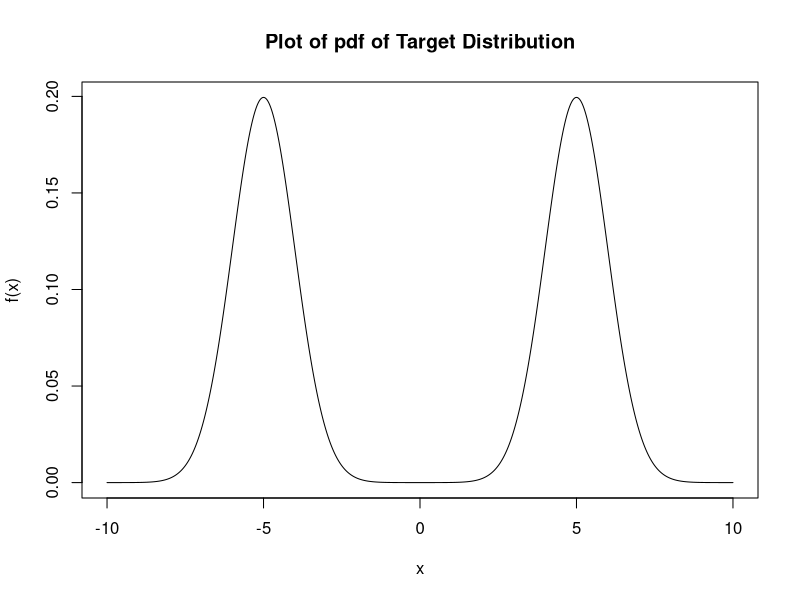
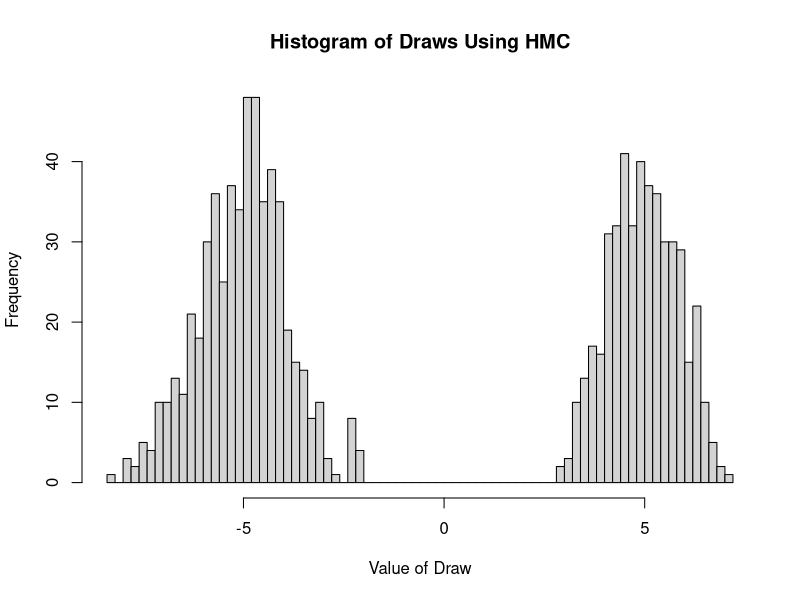
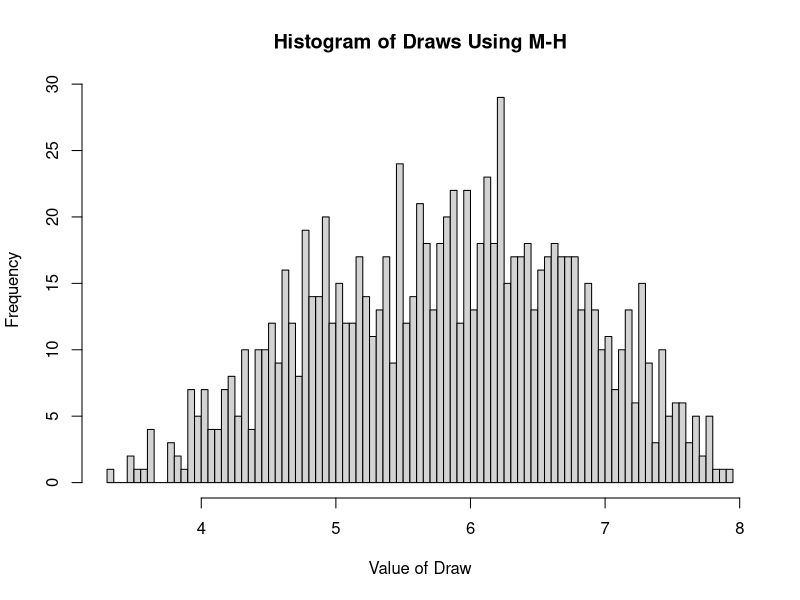

Generate these figures, in order, with R:
## ---- chunk 1
# partialU returns the value of the partial derivative of the potential energy
# function of the given normal mixture model evaluated at a point

# Parameters:
# x := the point where the partial derivative will be evaluated
# p1 := weight of first normal component
# mu1 := mean of the first normal component f1
# sigma1 := standard deviation of the first normal component
# p2 := weight of second normal component
# mu2 := mean of the second normal component f2
# sigma2 := standard deviation of the second normal component

partialU <- function(x,p1, mu1, sigma1, p2, mu2, sigma2) {
  # calculate the factors of the partial derivative
  T1 = 1/((p1/sigma1)*exp(-1*((x-mu1)^2/(2*sigma1^2))) + 
          (p2/sigma2)*exp(-1*((x-mu2)^2/(2*sigma2^2))))
  T2 = ((2*p1*(x-mu1))/(2*sigma1^3))*exp(-1*((x-mu1)^2/(2*sigma1^2))) + 
          ((2*p2*(x-mu2))/(2*sigma2^3))*exp(-1*((x-mu2)^2/(2*sigma2^2)))
  # return their product
  return(T1*T2)
}

# returns the density of the normal mixture at x
targetDensity <- function(x, p1, mu1, sigma1, p2, mu2, sigma2) {
  return(p1*(dnorm(x,mu1,sigma1)) + p2*(dnorm(x,mu2,sigma2)))
}

# returns the potential energy
potential <- function(x, p1, mu1, sigma1, p2, mu2, sigma2) {
  density = targetDensity(x,p1,mu1,sigma1,p2,mu2,sigma2)
  return(-1*log(density))
}

# returns the kinetic energy
kinetic <- function(y, mu, sigma) {
  return(-1*log(dnorm(y,mu,sigma)))
}

## ---- chunk 2
# binaryMix returns a vector of draws from an arbitrary normal mixture model
# with two normal pdf components using the HMC Algorithm, using a normal
# distribution for the pdf of the momentum

# Parameters:
# n := the number of draws
# p1 := weight of first normal component
# mu1 := mean of the first normal component f1
# sigma1 := standard deviation of the first normal component
# p2 := weight of second normal component
# mu2 := mean of the second normal component f2
# sigma2 := standard deviation of the second normal component
# mean := the mean of the momentum (normal)
# sd := the standard deviation of the momentum (normal)
# x0 := the initial position of the chain
# t := size of the time step
# epsilon := discretization parameter for trajectory calculation

binaryMix <- function(n, p1, mu1, sigma1, p2, mu2, sigma2, mean,
                      sd, x0, t, epsilon) {
  draws <- c() # vector of draws
  draws[1] = x0 # initialize the draws
  # generate draws using auxiliary momentum parameters
  for(i in 1:n) {
    x = draws[i]
    # draw a momentum parameter from the candidate distribution
    y = rnorm(1,mean,sd)
    # calculate the time evolution of (x,y) using the
    # leapfrog integrator
    xStar = x
    yStar = y
    for(j in 1:(t %/% epsilon)) {
      # calculate the partial derivative at xStar
      yStar = yStar - (epsilon/2)*partialU(xStar,p1,mu1,sigma1,p2,mu2,sigma2)
      xStar = xStar + epsilon*yStar
      yStar = yStar - (epsilon/2)*partialU(xStar,p1,mu1,sigma1,p2,mu2,sigma2)
    }
    # negate the momentum
    yStar = -1*yStar
    # calculate the acceptance ratio
    acc = exp(potential(x,p1,mu1,sigma1,p2,mu2,sigma2) -
      potential(xStar,p1,mu1,sigma1,p2,mu2,sigma2) +
      kinetic(y,mean,sd) - kinetic(yStar,mean,sd))
    r = min(1,acc)
    # run the acceptance step
    if(runif(1,0,1) < r) {
      draws[i+1] = xStar
    }
    else {
      draws[i+1] = x
    }
  }
  # return the vector of draws
  return(draws)
}
## ---- chunk 3
# randomWalk returns a vector of draws from the target distribution f(x)
# generated using a naive local random walk Metropolis-Hastings Algorithm

# Parameters:
# n, p1, mu1, sigma1, p2, mu2, sigma2, x0 are all the same parameters
# as in binaryMix
# delta := width of the local random walk neighborhood

randomWalk <- function(n, p1, mu1, sigma1, p2, mu2, sigma2, x0, delta) {
  draws <- c() # vector of draws
  draws[1] = x0 # initialize draws
  x = x0
  # generate remaining draws with uniform random walk M-H Algorithm
  for(i in 1:n) {
    # generate from candidate distribution
    low = x - delta
    high = x + delta
    y = runif(1,low,high)
    # calculate M-H ratio
    cand = targetDensity(y,p1,mu1,sigma1,p2,mu2,sigma2) / 
      targetDensity(x,p1,mu1,sigma1,p2,mu2,sigma2)
    r = min(cand,1)
    # accept y with probability r, accept x with probability 1-r
    if(runif(1,0,1) < r) {
      draws <- c(draws,y)
    }
    else {
      draws <- c(draws,x)
    }
    # current location is now newest draw
    x = draws[i+1]
  }
  return(draws)
}
## ---- chunk 4
# plot pdf of normal mixture model
x <- seq(-10,10,length=1000)
f1x <- dnorm(x,-5,1)
f2x <- dnorm(x,5,1)
fx <- (1/2)*f1x + (1/2)*f2x
plot(x, fx, type="l", xlab="x", ylab="f(x)", main="Plot of pdf of Target Distribution")
## ---- chunk 5
theDrawsHMC <- binaryMix(1000,0.5,-5,1,0.5,5,1,0,2,5,5,0.01)
hist(theDrawsHMC, breaks=100, main="Histogram of Draws Using HMC", xlab="Value of Draw")
## ---- chunk 6
theDrawsMH <- randomWalk(1000,0.5,-5,1,0.5,5,1,5,0.2)
hist(theDrawsMH, breaks=100, main="Histogram of Draws Using M-H", xlab="Value of Draw")
